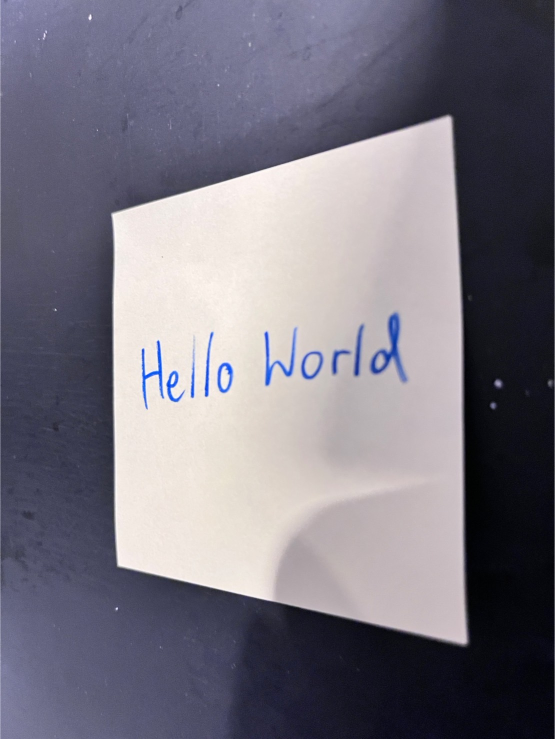
#> input picture src/S__12697604.jpg, 1110 x 1478 px (shown at 1/2 size)
$ jupyter execute warp_perspective.ipynb
#> lines starting #> are read from the running program, lines starting #| are printed output that depends on the picture; after the words box and inside, x2 and y2 are one past the last pixel; in counts of white or black regions, pixels touching at a corner belong together
[cell 1]
import cv2
import numpy as np
from PIL import Image,ImageEnhance
from IPython.display import display, clear_output
import imutils

[cell 2]
def biggest_contour(contours):
    biggest = np.array([])
    max_area = 0
    for i in contours:
        area = cv2.contourArea(i)
        if area > 5000:
            peri = cv2.arcLength(i, True)
            approx = cv2.approxPolyDP(i, 0.02 * peri, True)
            if area > max_area and len(approx) == 4:
                biggest = approx
                max_area = area
    return biggest

[cell 3]
img = cv2.imread('S__12697604.jpg')
#> img is the input picture: shape (1478, 1110, 3); mean B, G, R 128.9, 117.3, 120.7
dim = (360 , 450)
img = cv2.resize(img, dim, interpolation = cv2.INTER_AREA)
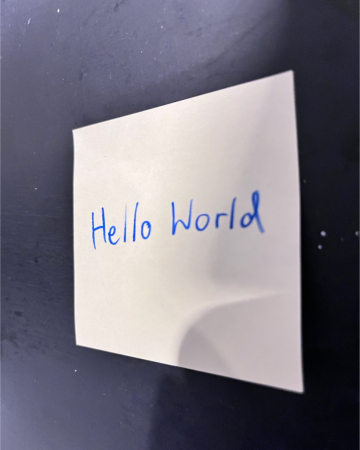
#> img: shape (450, 360, 3); mean B, G, R 128.9, 117.3, 120.7
img_original = img.copy()

[cell 4]
# Image modification
# Image should be have clearly background if not this code will not work
# Cause surface will be detected as a contour next cell can not use findContours() of rectangle
# when run this cell will show image and seen some rectangle for check have a cleary rectangle
gray = cv2.cvtColor(img, cv2.COLOR_BGR2GRAY)
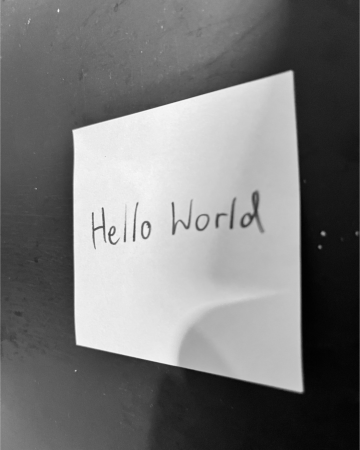
#> gray: shape (450, 360); min 2, max 249, mean 119.6
gray = cv2.bilateralFilter(gray, 20, 30, 30)
edged = cv2.Canny(gray, 10, 20)
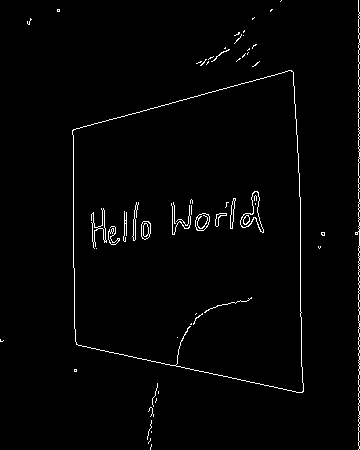
#> edged: shape (450, 360); 1.7% white in thin lines or dots
display(Image.fromarray(edged))

[cell 5]
# Contour detection
contours, hierarchy = cv2.findContours(edged.copy(), cv2.RETR_TREE, cv2.CHAIN_APPROX_SIMPLE)
#> contours = 79 contours, 59 with area under 20; largest, box (x1, y1, x2, y2) and area: (72, 70, 304, 393) 60734, (72, 70, 304, 393) 60722, (240, 191, 264, 233) 335, (240, 191, 264, 233) 314, (195, 213, 210, 231) 190
biggest = biggest_contour(contours)
#> the loop in biggest_contour, `for i in contours:` made 79 passes
#> (area, peri, biggest, max_area) on pass 15: (60734.5, 1033.6, [[291, 70], [72, 130], [76, 344], [303, 391]], 60734.5)
#> (area, peri) on pass 16: (60722.5, 1122.9)
#> after the loop in biggest_contour, `for i in contours:`: max_area = 60734.5
#> biggest = [[291, 70], [72, 130], [76, 344], [303, 391]]
cv2.drawContours(img, [biggest], -1, (0, 255, 0), 3)
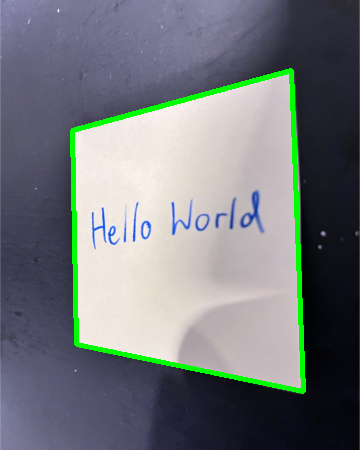
#> img: shape (450, 360, 3); 3.06% of pixels changed, all inside (x1, y1, x2, y2) = (70, 68, 306, 394)
con = np.zeros_like(img)
for c in biggest:
    print(c)
    epsilon = 0.02 * cv2.arcLength(c, True)
    corners = cv2.approxPolyDP(c, epsilon, True)
    if len(corners) == 4:
        break
#> this loop made 4 passes
#| [[291  70]]
#| [[ 72 130]]
#| [[ 76 344]]
#| [[303 391]]
cv2.drawContours(con, [biggest], -1, (0, 255, 255), 3)
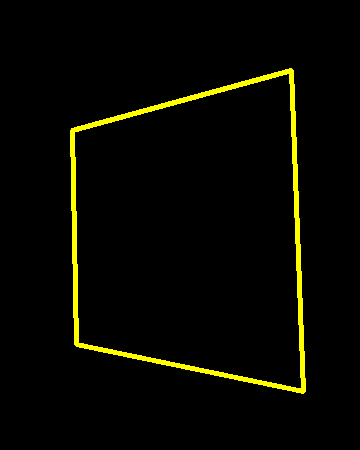
#> con: shape (450, 360, 3); mean of channels 0, 1, 2 0, 7.8, 7.8; drawn as B, G, R
cv2.drawContours(con, biggest, -1, (0, 255, 0), 10)
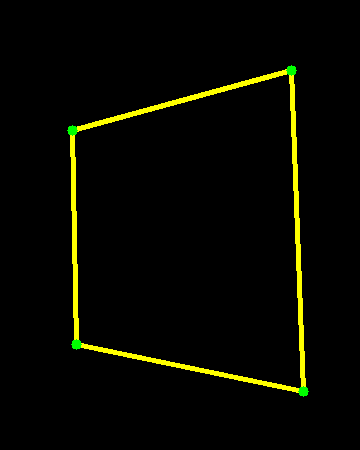
#> con: shape (450, 360, 3); 0.2% of pixels changed, all inside (x1, y1, x2, y2) = (67, 65, 309, 397); drawn as B, G, R
corners = sorted(np.concatenate(corners).tolist())

# Stack the original image and the contour image side by side
stacked = np.hstack((img, con))
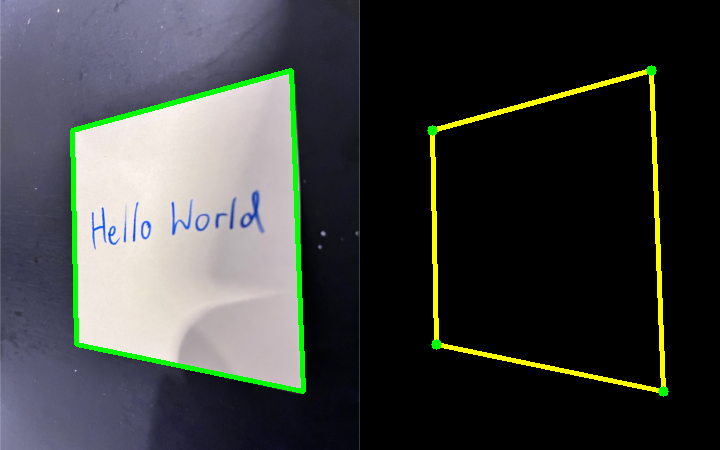
#> stacked: shape (450, 720, 3); mean B, G, R 61.9, 64.1, 61.6
display(Image.fromarray(stacked))

[cell 6]
points = biggest.reshape(4, 2)
#> points = [[291, 70], [72, 130], [76, 344], [303, 391]]
input_points = np.zeros((4, 2), dtype="float32")

points_sum = points.sum(axis=1)
#> points_sum = [361, 202, 420, 694]
input_points[0] = points[np.argmin(points_sum)]
input_points[3] = points[np.argmax(points_sum)]

points_diff = np.diff(points, axis=1)
#> points_diff = [-221, 58, 268, 88]
input_points[1] = points[np.argmin(points_diff)]
input_points[2] = points[np.argmax(points_diff)]

[cell 7]
(top_left, top_right, bottom_right, bottom_left) = input_points
bottom_width = np.sqrt(((bottom_right[0] - bottom_left[0]) ** 2) + ((bottom_right[1] - bottom_left[1]) ** 2))
top_width = np.sqrt(((top_right[0] - top_left[0]) ** 2) + ((top_right[1] - top_left[1]) ** 2))
right_height = np.sqrt(((top_right[0] - bottom_right[0]) ** 2) + ((top_right[1] - bottom_right[1]) ** 2))
left_height = np.sqrt(((top_left[0] - bottom_left[0]) ** 2) + ((top_left[1] - bottom_left[1]) ** 2))

max_width = max(int(bottom_width), int(top_width))
# max_height = max(int(right_height), int(left_height))
max_height = int(max_width * 1.414)

# Desired points values in the output image
converted_points = np.float32([[0, 0], [max_width, 0], [0, max_height], [max_width, max_height]])
matrix = cv2.getPerspectiveTransform(input_points, converted_points)
img_output = cv2.warpPerspective(img_original, matrix, (max_width, max_height))
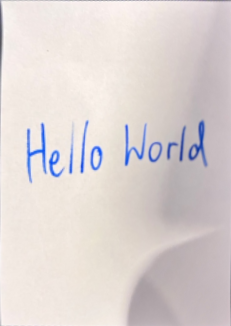
#> img_output: shape (326, 231, 3); mean B, G, R 210.8, 212.2, 220.4

edged = np.stack((edged,) * 3, axis=-1)
#> edged: shape (450, 360, 3); 1.7% white in thin lines or dots

img_hor = np.hstack((img_original, img, edged))
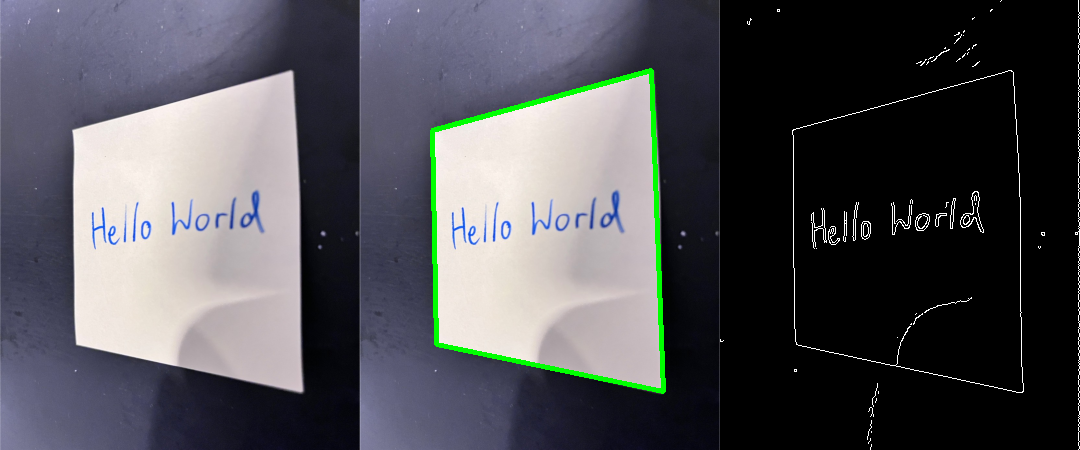
#> img_hor: shape (450, 1080, 3); mean B, G, R 85.7, 80.7, 80.3
display(Image.fromarray(img_hor))

cv2.waitKey(0)

$ run again, with src/S__12697603.jpg copied over src/S__12697604.jpg
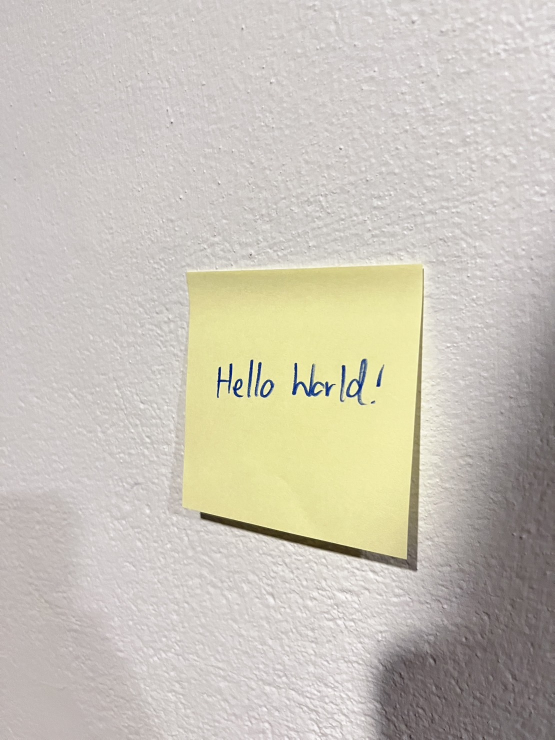
#> input picture src/S__12697603.jpg, 1109 x 1479 px (shown at 1/2 size)
#> img is the input picture: shape (1479, 1109, 3); mean B, G, R 184.4, 195.8, 201.2
#> img: shape (450, 360, 3)
#> `gray = cv2.cvtColor(img, cv2.COLOR_BGR2GRAY)`:
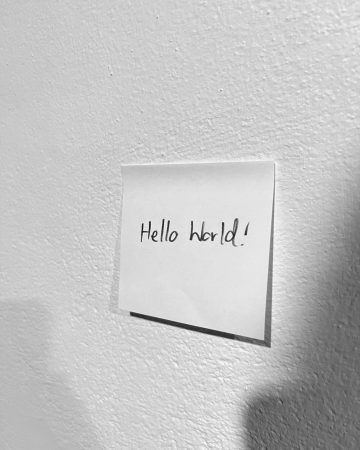
#> gray: shape (450, 360); min 29, max 251, mean 196.1
#> `edged = cv2.Canny(gray, 10, 20)`:
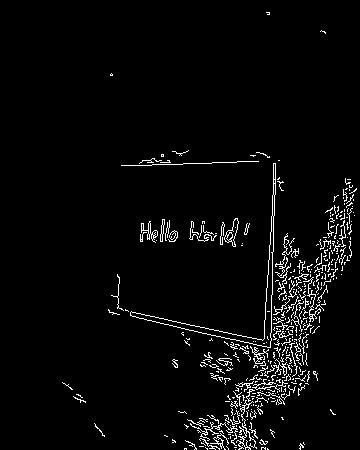
#> edged: shape (450, 360); 3.5% white in thin lines or dots, all inside (x1, y1, x2, y2) = (62, 12, 357, 450)
#> contours = 445 contours, 421 with area under 20; largest, box (x1, y1, x2, y2) and area: (130, 163, 276, 348) 1412, (130, 215, 274, 348) 1306, (224, 218, 239, 247) 168, (226, 218, 239, 247) 110, (141, 221, 158, 243) 86
#> the loop in biggest_contour, `for i in contours:` made 445 passes
#> area on passes 23, 25, 36: 48, 31, 35.5
#> after the loop in biggest_contour, `for i in contours:`: biggest = empty array; max_area = 0
#> `biggest = biggest_contour(contours)`: biggest = empty array
#> con: shape (450, 360, 3); every value is 0
